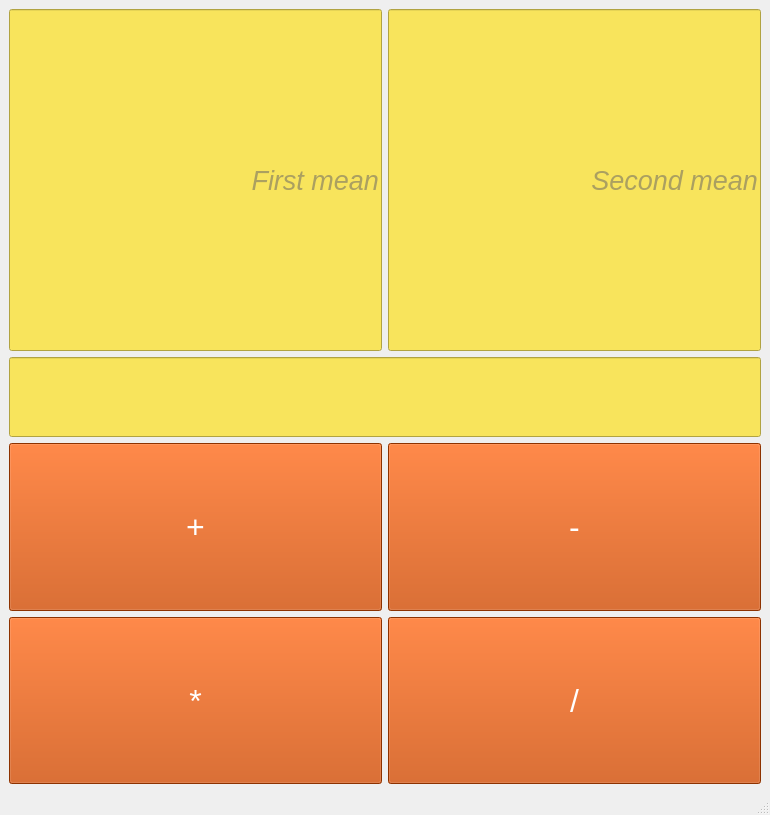
<?xml version="1.0" encoding="UTF-8"?>
<ui version="4.0">
 <class>MainWindow</class>
 <widget class="QMainWindow" name="MainWindow">
  <property name="geometry">
   <rect>
    <x>0</x>
    <y>0</y>
    <width>770</width>
    <height>815</height>
   </rect>
  </property>
  <property name="windowTitle">
   <string>MainWindow</string>
  </property>
  <widget class="QWidget" name="centralwidget">
   <layout class="QGridLayout" name="gridLayout_2">
    <item row="0" column="0">
     <layout class="QVBoxLayout" name="verticalLayout">
      <item>
       <layout class="QHBoxLayout" name="horizontalLayout">
        <item>
         <widget class="QLineEdit" name="lineEdit_2">
          <property name="sizePolicy">
           <sizepolicy hsizetype="Expanding" vsizetype="Expanding">
            <horstretch>0</horstretch>
            <verstretch>0</verstretch>
           </sizepolicy>
          </property>
          <property name="minimumSize">
           <size>
            <width>0</width>
            <height>80</height>
           </size>
          </property>
          <property name="sizeIncrement">
           <size>
            <width>0</width>
            <height>120</height>
           </size>
          </property>
          <property name="baseSize">
           <size>
            <width>0</width>
            <height>80</height>
           </size>
          </property>
          <property name="font">
           <font>
            <family>Ubuntu</family>
            <pointsize>20</pointsize>
            <italic>true</italic>
            <bold>false</bold>
           </font>
          </property>
          <property name="styleSheet">
           <string notr="true">background-color:rgb(248, 228, 92);
selection-background-color: rgb(248, 228, 92);
color: rgb(94, 92, 100);

font: 500 italic 20pt &quot;Ubuntu&quot;;
qproperty-alignment: 'AlignRight';</string>
          </property>
          <property name="text">
           <string/>
          </property>
          <property name="echoMode">
           <enum>QLineEdit::Normal</enum>
          </property>
          <property name="alignment">
           <set>Qt::AlignRight</set>
          </property>
          <property name="placeholderText">
           <string>First mean</string>
          </property>
          <property name="cursorMoveStyle">
           <enum>Qt::LogicalMoveStyle</enum>
          </property>
         </widget>
        </item>
        <item>
         <widget class="QLineEdit" name="lineEdit_3">
          <property name="enabled">
           <bool>true</bool>
          </property>
          <property name="sizePolicy">
           <sizepolicy hsizetype="Expanding" vsizetype="Expanding">
            <horstretch>0</horstretch>
            <verstretch>0</verstretch>
           </sizepolicy>
          </property>
          <property name="minimumSize">
           <size>
            <width>0</width>
            <height>80</height>
           </size>
          </property>
          <property name="sizeIncrement">
           <size>
            <width>0</width>
            <height>120</height>
           </size>
          </property>
          <property name="baseSize">
           <size>
            <width>0</width>
            <height>80</height>
           </size>
          </property>
          <property name="palette">
           <palette>
            <active>
             <colorrole role="WindowText">
              <brush brushstyle="SolidPattern">
               <color alpha="255">
                <red>94</red>
                <green>92</green>
                <blue>100</blue>
               </color>
              </brush>
             </colorrole>
             <colorrole role="Button">
              <brush brushstyle="SolidPattern">
               <color alpha="255">
                <red>248</red>
                <green>228</green>
                <blue>92</blue>
               </color>
              </brush>
             </colorrole>
             <colorrole role="Text">
              <brush brushstyle="SolidPattern">
               <color alpha="255">
                <red>94</red>
                <green>92</green>
                <blue>100</blue>
               </color>
              </brush>
             </colorrole>
             <colorrole role="ButtonText">
              <brush brushstyle="SolidPattern">
               <color alpha="255">
                <red>94</red>
                <green>92</green>
                <blue>100</blue>
               </color>
              </brush>
             </colorrole>
             <colorrole role="Base">
              <brush brushstyle="SolidPattern">
               <color alpha="255">
                <red>248</red>
                <green>228</green>
                <blue>92</blue>
               </color>
              </brush>
             </colorrole>
             <colorrole role="Window">
              <brush brushstyle="SolidPattern">
               <color alpha="255">
                <red>248</red>
                <green>228</green>
                <blue>92</blue>
               </color>
              </brush>
             </colorrole>
             <colorrole role="PlaceholderText">
              <brush brushstyle="SolidPattern">
               <color alpha="128">
                <red>94</red>
                <green>92</green>
                <blue>100</blue>
               </color>
              </brush>
             </colorrole>
            </active>
            <inactive>
             <colorrole role="WindowText">
              <brush brushstyle="SolidPattern">
               <color alpha="255">
                <red>94</red>
                <green>92</green>
                <blue>100</blue>
               </color>
              </brush>
             </colorrole>
             <colorrole role="Button">
              <brush brushstyle="SolidPattern">
               <color alpha="255">
                <red>248</red>
                <green>228</green>
                <blue>92</blue>
               </color>
              </brush>
             </colorrole>
             <colorrole role="Text">
              <brush brushstyle="SolidPattern">
               <color alpha="255">
                <red>94</red>
                <green>92</green>
                <blue>100</blue>
               </color>
              </brush>
             </colorrole>
             <colorrole role="ButtonText">
              <brush brushstyle="SolidPattern">
               <color alpha="255">
                <red>94</red>
                <green>92</green>
                <blue>100</blue>
               </color>
              </brush>
             </colorrole>
             <colorrole role="Base">
              <brush brushstyle="SolidPattern">
               <color alpha="255">
                <red>248</red>
                <green>228</green>
                <blue>92</blue>
               </color>
              </brush>
             </colorrole>
             <colorrole role="Window">
              <brush brushstyle="SolidPattern">
               <color alpha="255">
                <red>248</red>
                <green>228</green>
                <blue>92</blue>
               </color>
              </brush>
             </colorrole>
             <colorrole role="PlaceholderText">
              <brush brushstyle="SolidPattern">
               <color alpha="128">
                <red>94</red>
                <green>92</green>
                <blue>100</blue>
               </color>
              </brush>
             </colorrole>
            </inactive>
            <disabled>
             <colorrole role="WindowText">
              <brush brushstyle="SolidPattern">
               <color alpha="255">
                <red>94</red>
                <green>92</green>
                <blue>100</blue>
               </color>
              </brush>
             </colorrole>
             <colorrole role="Button">
              <brush brushstyle="SolidPattern">
               <color alpha="255">
                <red>248</red>
                <green>228</green>
                <blue>92</blue>
               </color>
              </brush>
             </colorrole>
             <colorrole role="Text">
              <brush brushstyle="SolidPattern">
               <color alpha="255">
                <red>94</red>
                <green>92</green>
                <blue>100</blue>
               </color>
              </brush>
             </colorrole>
             <colorrole role="ButtonText">
              <brush brushstyle="SolidPattern">
               <color alpha="255">
                <red>94</red>
                <green>92</green>
                <blue>100</blue>
               </color>
              </brush>
             </colorrole>
             <colorrole role="Base">
              <brush brushstyle="SolidPattern">
               <color alpha="255">
                <red>248</red>
                <green>228</green>
                <blue>92</blue>
               </color>
              </brush>
             </colorrole>
             <colorrole role="Window">
              <brush brushstyle="SolidPattern">
               <color alpha="255">
                <red>248</red>
                <green>228</green>
                <blue>92</blue>
               </color>
              </brush>
             </colorrole>
             <colorrole role="PlaceholderText">
              <brush brushstyle="SolidPattern">
               <color alpha="128">
                <red>94</red>
                <green>92</green>
                <blue>100</blue>
               </color>
              </brush>
             </colorrole>
            </disabled>
           </palette>
          </property>
          <property name="font">
           <font>
            <family>Ubuntu</family>
            <pointsize>20</pointsize>
            <italic>true</italic>
            <bold>false</bold>
           </font>
          </property>
          <property name="styleSheet">
           <string notr="true">background-color:rgb(248, 228, 92);
font: 500 italic 20pt &quot;Ubuntu&quot;;
qproperty-alignment: 'AlignRight';
color: rgb(94, 92, 100);</string>
          </property>
          <property name="text">
           <string/>
          </property>
          <property name="alignment">
           <set>Qt::AlignRight</set>
          </property>
          <property name="dragEnabled">
           <bool>true</bool>
          </property>
          <property name="placeholderText">
           <string>Second mean</string>
          </property>
         </widget>
        </item>
       </layout>
      </item>
      <item>
       <widget class="QLineEdit" name="lineEdit">
        <property name="minimumSize">
         <size>
          <width>0</width>
          <height>80</height>
         </size>
        </property>
        <property name="font">
         <font>
          <pointsize>20</pointsize>
         </font>
        </property>
        <property name="styleSheet">
         <string notr="true">background-color: rgb(248, 228, 92);
color:  rgb(94, 92, 100);
qproperty-alignment: 'AlighnRight'</string>
        </property>
        <property name="text">
         <string/>
        </property>
        <property name="alignment">
         <set>Qt::AlignLeading|Qt::AlignLeft|Qt::AlignVCenter</set>
        </property>
        <property name="readOnly">
         <bool>true</bool>
        </property>
       </widget>
      </item>
      <item>
       <layout class="QGridLayout" name="gridLayout">
        <item row="3" column="1">
         <widget class="QPushButton" name="pushButton_3">
          <property name="sizePolicy">
           <sizepolicy hsizetype="Minimum" vsizetype="Expanding">
            <horstretch>0</horstretch>
            <verstretch>0</verstretch>
           </sizepolicy>
          </property>
          <property name="font">
           <font>
            <pointsize>24</pointsize>
           </font>
          </property>
          <property name="styleSheet">
           <string notr="true">background-color:rgb(198, 70, 0);
color:rgb(255, 255, 255)</string>
          </property>
          <property name="text">
           <string>*</string>
          </property>
         </widget>
        </item>
        <item row="2" column="1">
         <widget class="QPushButton" name="pushButton">
          <property name="sizePolicy">
           <sizepolicy hsizetype="Minimum" vsizetype="Expanding">
            <horstretch>0</horstretch>
            <verstretch>0</verstretch>
           </sizepolicy>
          </property>
          <property name="font">
           <font>
            <pointsize>24</pointsize>
           </font>
          </property>
          <property name="styleSheet">
           <string notr="true">background-color:rgb(198, 70, 0);
color:rgb(255, 255, 255)</string>
          </property>
          <property name="text">
           <string>+</string>
          </property>
         </widget>
        </item>
        <item row="3" column="2">
         <widget class="QPushButton" name="pushButton_4">
          <property name="sizePolicy">
           <sizepolicy hsizetype="Minimum" vsizetype="Expanding">
            <horstretch>0</horstretch>
            <verstretch>0</verstretch>
           </sizepolicy>
          </property>
          <property name="font">
           <font>
            <pointsize>24</pointsize>
           </font>
          </property>
          <property name="styleSheet">
           <string notr="true">background-color:rgb(198, 70, 0);
color:rgb(255, 255, 255)</string>
          </property>
          <property name="text">
           <string>/</string>
          </property>
          <property name="iconSize">
           <size>
            <width>16</width>
            <height>16</height>
           </size>
          </property>
         </widget>
        </item>
        <item row="2" column="2">
         <widget class="QPushButton" name="pushButton_2">
          <property name="sizePolicy">
           <sizepolicy hsizetype="Minimum" vsizetype="Expanding">
            <horstretch>0</horstretch>
            <verstretch>0</verstretch>
           </sizepolicy>
          </property>
          <property name="font">
           <font>
            <pointsize>24</pointsize>
           </font>
          </property>
          <property name="styleSheet">
           <string notr="true">background-color:rgb(198, 70, 0);
color:rgb(255, 255, 255)</string>
          </property>
          <property name="text">
           <string>-</string>
          </property>
         </widget>
        </item>
       </layout>
      </item>
     </layout>
    </item>
   </layout>
  </widget>
  <widget class="QMenuBar" name="menubar">
   <property name="geometry">
    <rect>
     <x>0</x>
     <y>0</y>
     <width>770</width>
     <height>22</height>
    </rect>
   </property>
  </widget>
  <widget class="QStatusBar" name="statusbar"/>
 </widget>
 <resources/>
 <connections>
  <connection>
   <sender>pushButton</sender>
   <signal>clicked()</signal>
   <receiver>MainWindow</receiver>
   <slot>plus()</slot>
   <hints>
    <hint type="sourcelabel">
     <x>190</x>
     <y>498</y>
    </hint>
    <hint type="destinationlabel">
     <x>388</x>
     <y>783</y>
    </hint>
   </hints>
  </connection>
  <connection>
   <sender>pushButton_2</sender>
   <signal>clicked()</signal>
   <receiver>MainWindow</receiver>
   <slot>minus()</slot>
   <hints>
    <hint type="sourcelabel">
     <x>587</x>
     <y>499</y>
    </hint>
    <hint type="destinationlabel">
     <x>666</x>
     <y>786</y>
    </hint>
   </hints>
  </connection>
  <connection>
   <sender>pushButton_3</sender>
   <signal>clicked()</signal>
   <receiver>MainWindow</receiver>
   <slot>multiply()</slot>
   <hints>
    <hint type="sourcelabel">
     <x>74</x>
     <y>650</y>
    </hint>
    <hint type="destinationlabel">
     <x>163</x>
     <y>788</y>
    </hint>
   </hints>
  </connection>
  <connection>
   <sender>pushButton_4</sender>
   <signal>clicked()</signal>
   <receiver>MainWindow</receiver>
   <slot>share()</slot>
   <hints>
    <hint type="sourcelabel">
     <x>702</x>
     <y>659</y>
    </hint>
    <hint type="destinationlabel">
     <x>743</x>
     <y>784</y>
    </hint>
   </hints>
  </connection>
 </connections>
 <slots>
  <slot>plus()</slot>
  <slot>minus()</slot>
  <slot>multiply()</slot>
  <slot>share()</slot>
 </slots>
</ui>
